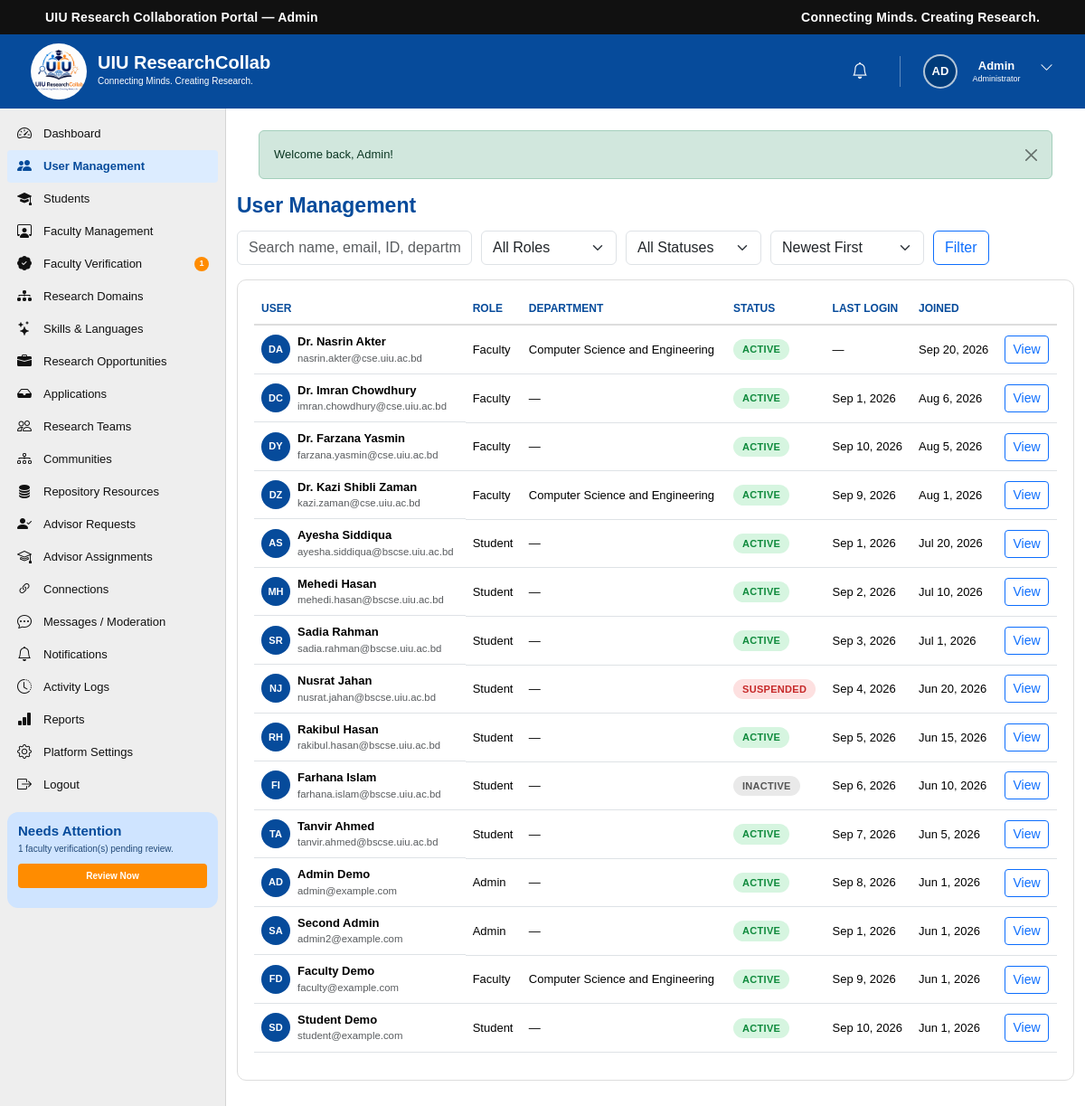
/admin/users.php (signed in), run on the app's committed database.
### tables this page shows
CREATE TABLE `users` (
  `id` int(10) UNSIGNED NOT NULL,
  `name` varchar(100) NOT NULL,
  `email` varchar(150) NOT NULL,
  `password` varchar(255) NOT NULL,
  `role` enum('student','faculty','admin') NOT NULL DEFAULT 'student',
  `status` enum('active','inactive','suspended') NOT NULL DEFAULT 'active',
  `email_verified_at` datetime DEFAULT NULL,
  `last_login_at` datetime DEFAULT NULL,
  `created_at` timestamp NOT NULL DEFAULT current_timestamp(),
  `updated_at` timestamp NOT NULL DEFAULT current_timestamp() ON UPDATE current_timestamp()
);

CREATE TABLE `faculty_profiles` (
  `id` int(10) UNSIGNED NOT NULL,
  `user_id` int(10) UNSIGNED NOT NULL,
  `faculty_id` varchar(50) DEFAULT NULL,
  `department` varchar(150) DEFAULT NULL,
  `designation` varchar(150) DEFAULT NULL,
  `specialization` varchar(200) DEFAULT NULL,
  `office_location` varchar(150) DEFAULT NULL,
  `phone` varchar(30) DEFAULT NULL,
  `bio` text DEFAULT NULL,
  `profile_photo` varchar(255) DEFAULT NULL,
  `linkedin_url` varchar(255) DEFAULT NULL,
  `google_scholar_url` varchar(255) DEFAULT NULL,
  `researchgate_url` varchar(255) DEFAULT NULL,
  `created_at` timestamp NOT NULL DEFAULT current_timestamp(),
  `updated_at` timestamp NOT NULL DEFAULT current_timestamp() ON UPDATE current_timestamp()
);

### includes/functions.php (called while the page is built, shortened)
<?php
function e(?string $value): string
{
    return htmlspecialchars((string)$value, ENT_QUOTES, 'UTF-8');
}
function base_url(): string
{
    static $base = null;
    if ($base === null) {
        $root    = str_replace('\\', '/', rtrim(dirname(__DIR__), '/\\'));
        $docRoot = str_replace('\\', '/', rtrim($_SERVER['DOCUMENT_ROOT'] ?? '', '/\\'));
        $base    = ($docRoot !== '' && strpos($root, $docRoot) === 0) ? substr($root, strlen($docRoot)) : '';
    }
    return $base;
}
function url(string $path): string
{
    return base_url() . $path;
}
function time_ago(?string $datetime): string
{
    $ts = strtotime($datetime);
    $diff = time() - $ts;
    return date('M j, Y', $ts);
}
function format_date(?string $date, string $fmt = 'M j, Y'): string
{
    $ts = strtotime($date);
    return $ts ? date($fmt, $ts) : '—';
}
function initials(string $name): string
{
    $parts = array_filter(preg_split('/\s+/', trim($name)));
    $parts = array_values($parts);
    $first = mb_substr($parts[0], 0, 1);
    $last  = count($parts) > 1 ? mb_substr(end($parts), 0, 1) : '';
    return mb_strtoupper($first . $last);
}
function current_page(): int
{
    $p = isset($_GET['page']) ? (int)$_GET['page'] : 1;
    return $p > 0 ? $p : 1;
}
function paginate_offset(int $page, int $perPage): int
{
    return ($page - 1) * $perPage;
}

### includes/auth.php (called while the page is built, shortened)
<?php
function current_user_id(): ?int
{
    return isset($_SESSION['user_id']) ? (int)$_SESSION['user_id'] : null;
}
function is_logged_in(): bool
{
    return isset($_SESSION['user_id']);
}
function current_user(): ?array
{
    static $cache = null;
    if ($cache === null) {
        $stmt = db()->prepare('SELECT * FROM users WHERE id = ? LIMIT 1');
        $stmt->execute([current_user_id()]);
        $cache = $stmt->fetch() ?: null;
    }
    return $cache;
}

### config/database.php (called while the page is built, shortened)
<?php
function db(): PDO
{
    static $pdo = null;
    if ($pdo === null) {
        $dsn = 'mysql:host=' . DB_HOST . ';dbname=' . DB_NAME . ';charset=' . DB_CHARSET;
        try {
            $pdo = new PDO($dsn, DB_USER, DB_PASS, [
                PDO::ATTR_ERRMODE            => PDO::ERRMODE_EXCEPTION,
                PDO::ATTR_DEFAULT_FETCH_MODE => PDO::FETCH_ASSOC,
                PDO::ATTR_EMULATE_PREPARES   => false,
            ]);
        } catch (PDOException $e) {
            error_log('Database connection failed: ' . $e->getMessage());
            http_response_code(500);
            die('Service temporarily unavailable. Please try again later.');
        }
    }
    return $pdo;
}

### includes/admin_guard.php (called while the page is built, shortened)
<?php
$currentUser = current_user();

### admin/users.php (the view, shortened to what this page needs)
<?php
require_once __DIR__ . '/../includes/admin_guard.php';
$pdo    = db();
$q       = trim((string)($_GET['q'] ?? ''));
$sort    = (string)($_GET['sort'] ?? 'newest');
$where  = ['1=1'];
$params = [];
$orderBy = match ($sort) {
    'oldest'     => 'u.created_at ASC',
    'name'       => 'u.name ASC',
    'last_login' => 'u.last_login_at IS NULL, u.last_login_at DESC',
    default      => 'u.created_at DESC',
};
$perPage = 20;
$page    = current_page();
$stmt = $pdo->prepare(
    "SELECT u.*, sp.department AS student_department, fp.department AS faculty_department
     FROM users u LEFT JOIN student_profiles sp ON sp.user_id = u.id LEFT JOIN faculty_profiles fp ON fp.user_id = u.id
     WHERE " . implode(' AND ', $where) . " ORDER BY $orderBy LIMIT $perPage OFFSET " . paginate_offset($page, $perPage)
);
$stmt->execute($params);
$users = $stmt->fetchAll();
function admin_status_pill(string $status): string
{
    return match ($status) {
        'active'    => 'pill pill-green',
        'inactive'  => 'pill pill-gray',
        'suspended' => 'pill pill-red',
        default     => 'pill pill-gray',
    };
}
?>
<!DOCTYPE html>
<html lang="en">
<head>
    <link href="https://cdn.jsdelivr.net/npm/bootstrap@5.3.3/dist/css/bootstrap.min.css" rel="stylesheet">
    <link rel="stylesheet" href="https://cdn.jsdelivr.net/npm/bootstrap-icons@1.11.3/font/bootstrap-icons.min.css">
    <link rel="stylesheet" href="../CSS/dashboard.css">
</head>
<body>
<?php require __DIR__ . '/../includes/admin_header.php'; ?>
<?php require __DIR__ . '/../includes/admin_sidebar.php'; ?>
    <main class="dashboard-main">
        <div class="app-page-header"><h2>User Management</h2></div>
        <form method="get" class="filter-bar">
            <input type="text" name="q" value="<?= e($q) ?>" class="form-control" style="max-width:260px;" placeholder="Search name, email, ID, department...">
            <select name="role" class="form-select" style="max-width:150px;">
                <option value="">All Roles</option>
            </select>
            <select name="status" class="form-select" style="max-width:150px;">
                <option value="">All Statuses</option>
            </select>
            <select name="sort" class="form-select" style="max-width:170px;">
                <option value="newest" <?= $sort === 'newest' ? 'selected' : '' ?>>Newest First</option>
            </select>
            <button type="submit" class="btn btn-outline-primary">Filter</button>
        </form>
        <div class="app-panel">
            <?php if (!$users): ?>
                <div class="app-empty-state"><i class="bi bi-people"></i><p>No users found.</p></div>
            <?php else: ?>
            <div class="table-responsive-wrap">
            <table class="table table-hover">
                <thead><tr><th>User</th><th>Role</th><th>Department</th><th>Status</th><th>Last Login</th><th>Joined</th><th></th></tr></thead>
                <tbody>
                <?php foreach ($users as $u): ?>
                    <tr>
                        <td class="d-flex align-items-center gap-2"><span class="avatar-sm"><?= e(initials($u['name'])) ?></span><div><div class="fw-semibold"><?= e($u['name']) ?></div><div class="text-muted small"><?= e($u['email']) ?></div></div></td>
                        <td><?= e(ucfirst($u['role'])) ?></td>
                        <td><?= e($u['student_department'] ?? $u['faculty_department'] ?? '—') ?></td>
                        <td><span class="<?= admin_status_pill($u['status']) ?>"><?= e(ucfirst($u['status'])) ?></span></td>
                        <td><?= $u['last_login_at'] ? e(time_ago($u['last_login_at'])) : '—' ?></td>
                        <td><?= format_date($u['created_at']) ?></td>
                        <td><a href="<?= e(url('/admin/user-details.php?id=' . $u['id'])) ?>" class="btn btn-sm btn-outline-primary">View</a></td>
                    </tr>
                <?php endforeach; ?>
                </tbody>
            </table>
            </div>
            <?php endif; ?>
        </div>
    </main>
<?php require __DIR__ . '/../includes/footer.php'; ?>
</body>
</html>

### includes/admin_header.php (shortened to what this page needs)
<div class="top-bar">
    <div class="container-fluid">
        <div class="row align-items-center">
            <div class="col-6">
                <div class="portal-title">UIU Research Collaboration Portal — Admin</div>
            </div>
            <div class="col-6 text-end">
                <div class="portal-tagline">Connecting Minds. Creating Research.</div>
            </div>
        </div>
    </div>
</div>
<header class="dashboard-header">
    <div class="dashboard-header-left">
        <a href="<?= e(url('/admin/dashboard.php')) ?>" class="dashboard-logo-link">
            <img src="<?= e(url('/IMAGES/logo.jpg')) ?>" alt="UIU ResearchCollab Logo" class="dashboard-logo">
        </a>
        <div class="dashboard-brand">
            <h1>UIU ResearchCollab</h1>
            <p>Connecting Minds. Creating Research.</p>
        </div>
    </div>
    <div class="dashboard-header-right">
        <div class="header-icon notification-icon">
            <a href="<?= e(url('/admin/notifications.php')) ?>" aria-label="Notifications">
                <i class="bi bi-bell"></i>
            </a>
        </div>
        <div class="dropdown dashboard-user-dropdown">
            <button class="dashboard-user btn p-0 border-0 bg-transparent" type="button" data-bs-toggle="dropdown" aria-expanded="false" aria-label="User menu">
                <span class="user-avatar avatar-initials"><?= e(initials($currentUser['name'])) ?></span>
                <div class="user-information">
                    <h3 class="user-first-name"><?= e(explode(' ', trim($currentUser['name']))[0] ?? $currentUser['name']) ?></h3>
                    <p>Administrator</p>
                </div>
                <span class="user-dropdown-button"><i class="bi bi-chevron-down"></i></span>
            </button>
        </div>
    </div>
</header>
<div class="dashboard-wrapper">

### CSS/dashboard.css (style rules this page uses)
:root { --uiu-blue: #064b9b; --uiu-dark-blue: #003b7a; --uiu-light-blue: #e5f0ff; --uiu-orange: #ff8c00; --uiu-green: #13a538; --uiu-purple: #7b3fc6; --uiu-teal: #00a99d; --text-dark: #111111; --text-medium: #444444; --text-light: #666666; --background: #f5f5f5; --card-background: #ffffff; --border-color: #dddddd; }
* { margin: 0; padding: 0; box-sizing: border-box; }
html { scroll-behavior: smooth; }
body { font-family: Arial, Helvetica, sans-serif; background-color: var(--background); color: var(--text-dark); font-size: 14px; overflow-x: hidden; }
a { text-decoration: none; }
button, input { font-family: inherit; }
img { max-width: 100%; display: block; }
.top-bar { width: 100%; min-height: 38px; background-color: #111111; color: #ffffff; display: flex; align-items: center; }
.top-bar .container-fluid { padding-left: 50px; padding-right: 50px; }
.portal-title { font-size: 14px; font-weight: 700; letter-spacing: 0.2px; line-height: 1.2; }
.portal-tagline { font-size: 14px; font-weight: 600; letter-spacing: 0.2px; line-height: 1.2; }
.dashboard-header { width: 100%; height: 82px; background-color: var(--uiu-blue); display: flex; align-items: center; justify-content: space-between; padding: 30px 30px; color: #ffffff; }
.dashboard-header-left { display: flex; align-items: center; height: 100%; flex-shrink: 0; }
.dashboard-logo-link { display: flex; align-items: center; justify-content: center; width: 70px; height: 70px; }
.dashboard-logo { width: 62px; height: 62px; object-fit: contain; border-radius: 50%; }
.dashboard-brand { margin-left: 8px; line-height: 1; }
.dashboard-brand h1 { margin: 0; color: #ffffff; font-size: 20px; font-weight: 700; line-height: 20px; }
.dashboard-brand p { margin: 1px 0 0; color: #ffffff; font-size: 10px; line-height: 20px; }
.dashboard-header-right { height: 100%; display: flex; align-items: center; justify-content: flex-end; gap: 15px; }
.header-icon { width: 38px; height: 42px; display: flex; align-items: center; justify-content: center; position: relative; }
.dashboard-user { height: 100%; display: flex; align-items: center; gap: 8px; }
.user-avatar { width: 38px; height: 38px; border-radius: 50%; object-fit: cover; border: 2px solid rgba(255, 255, 255, 0.7); }
.user-information { min-width: 70px; }
.user-information h3 { margin: 0; color: #ffffff; font-size: 13px; font-weight: 700; line-height: 16px; }
.user-information p { margin: 0; color: #ffffff; font-size: 9px; line-height: 12px; }
.user-dropdown-button { width: 25px; height: 30px; border: none; background: transparent; color: #ffffff; font-size: 15px; cursor: pointer; }
.dashboard-wrapper { width: 100%; min-height: calc(100vh - 102px); display: flex; align-items: stretch; }
.dashboard-main { flex: 1; min-width: 0; background-color: #ffffff; padding: 10px 12px 20px; }
.avatar-initials { display: flex; align-items: center; justify-content: center; background-color: var(--uiu-dark-blue); color: #ffffff; font-size: 13px; font-weight: 700; }
.header-icon a { width: 35px; height: 35px; border: none; background: transparent; color: #ffffff; font-size: 18px; cursor: pointer; display: flex; align-items: center; justify-content: center; position: relative; }
.dashboard-user-dropdown { height: 100%; display: flex; align-items: center; }

### admin/users.php (style rules this page uses)
.app-page-header { display:flex;align-items:center;justify-content:space-between;flex-wrap:wrap;gap:10px;margin-bottom:14px }
.app-page-header h2 { margin:0;color:var(--uiu-blue);font-size:23px;font-weight:700 }
.app-panel { background:#fff;border:1px solid var(--border-color);border-radius:10px;padding:14px 18px;margin-bottom:14px }
.filter-bar { display:flex;flex-wrap:wrap;gap:10px;margin-bottom:16px }
.pill { display:inline-flex;align-items:center;padding:3px 10px;border-radius:20px;font-size:11px;font-weight:700;text-transform:uppercase;letter-spacing:.3px;white-space:nowrap }
.pill-green { background:#d6f5e0;color:#0f8a3c }
.pill-red { background:#fde0e0;color:#c62828 }
.pill-gray { background:#e9e9e9;color:#555 }
.table thead th { color:var(--uiu-blue);font-size:12px;text-transform:uppercase;border-bottom:2px solid var(--border-color) }
.table td { vertical-align:middle;font-size:13px }
.avatar-sm { width:32px;height:32px;border-radius:50%;display:inline-flex;align-items:center;justify-content:center;background:var(--uiu-blue);color:#fff;font-size:11px;font-weight:700;flex-shrink:0 }
.table-responsive-wrap { overflow-x:auto }

### data on the page
users: name "AD", name "Admin", name "Admin Demo", email "admin@example.com", role "Admin", student_department "—", status "ACTIVE", last_login_at "Sep 8, 2026", created_at "Jun 1, 2026"
faculty_profiles: user.name "DA", user.name "Dr. Nasrin Akter", user.email "nasrin.akter@cse.uiu.ac.bd", user.role "Faculty", department "Computer Science and Engineering", user.status "ACTIVE", user.created_at "Sep 20, 2026"
users: name "DC", name "Dr. Imran Chowdhury", email "imran.chowdhury@cse.uiu.ac.bd", role "Faculty", student_department "—", status "ACTIVE", last_login_at "Sep 1, 2026", created_at "Aug 6, 2026"
users: name "DY", name "Dr. Farzana Yasmin", email "farzana.yasmin@cse.uiu.ac.bd", role "Faculty", student_department "—", status "ACTIVE", last_login_at "Sep 10, 2026", created_at "Aug 5, 2026"
faculty_profiles: user.name "DZ", user.name "Dr. Kazi Shibli Zaman", user.email "kazi.zaman@cse.uiu.ac.bd", user.role "Faculty", department "Computer Science and Engineering", user.status "ACTIVE", user.last_login_at "Sep 9, 2026", user.created_at "Aug 1, 2026"
users: name "AS", name "Ayesha Siddiqua", email "ayesha.siddiqua@bscse.uiu.ac.bd", role "Student", student_department "—", status "ACTIVE", last_login_at "Sep 1, 2026", created_at "Jul 20, 2026"
users: name "MH", name "Mehedi Hasan", email "mehedi.hasan@bscse.uiu.ac.bd", role "Student", student_department "—", status "ACTIVE", last_login_at "Sep 2, 2026", created_at "Jul 10, 2026"
users: name "SR", name "Sadia Rahman", email "sadia.rahman@bscse.uiu.ac.bd", role "Student", student_department "—", status "ACTIVE", last_login_at "Sep 3, 2026", created_at "Jul 1, 2026"
users: name "NJ", name "Nusrat Jahan", email "nusrat.jahan@bscse.uiu.ac.bd", role "Student", student_department "—", status "SUSPENDED", last_login_at "Sep 4, 2026", created_at "Jun 20, 2026"
users: name "RH", name "Rakibul Hasan", email "rakibul.hasan@bscse.uiu.ac.bd", role "Student", student_department "—", status "ACTIVE", last_login_at "Sep 5, 2026", created_at "Jun 15, 2026"
users: name "FI", name "Farhana Islam", email "farhana.islam@bscse.uiu.ac.bd", role "Student", student_department "—", status "INACTIVE", last_login_at "Sep 6, 2026", created_at "Jun 10, 2026"
users: name "TA", name "Tanvir Ahmed", email "tanvir.ahmed@bscse.uiu.ac.bd", role "Student", student_department "—", status "ACTIVE", last_login_at "Sep 7, 2026", created_at "Jun 5, 2026"
users: name "SA", name "Second Admin", email "admin2@example.com", role "Admin", student_department "—", status "ACTIVE", last_login_at "Sep 1, 2026", created_at "Jun 1, 2026"
faculty_profiles: user.name "FD", user.name "Faculty Demo", user.email "faculty@example.com", user.role "Faculty", department "Computer Science and Engineering", user.status "ACTIVE", user.last_login_at "Sep 9, 2026", user.created_at "Jun 1, 2026"
users: name "SD", name "Student Demo", email "student@example.com", role "Student", student_department "—", status "ACTIVE", last_login_at "Sep 10, 2026", created_at "Jun 1, 2026"

### other printed values
$label "Dashboard"
$label "User Management"
$label "Students"
$label "Faculty Management"
$label "Faculty Verification"
$pendingVerificationCount "1"
$label "Research Domains"
$label "Skills & Languages"
$label "Research Opportunities"
$label "Applications"
$label "Research Teams"
$label "Communities"
$label "Repository Resources"
$label "Advisor Requests"
$label "Advisor Assignments"
